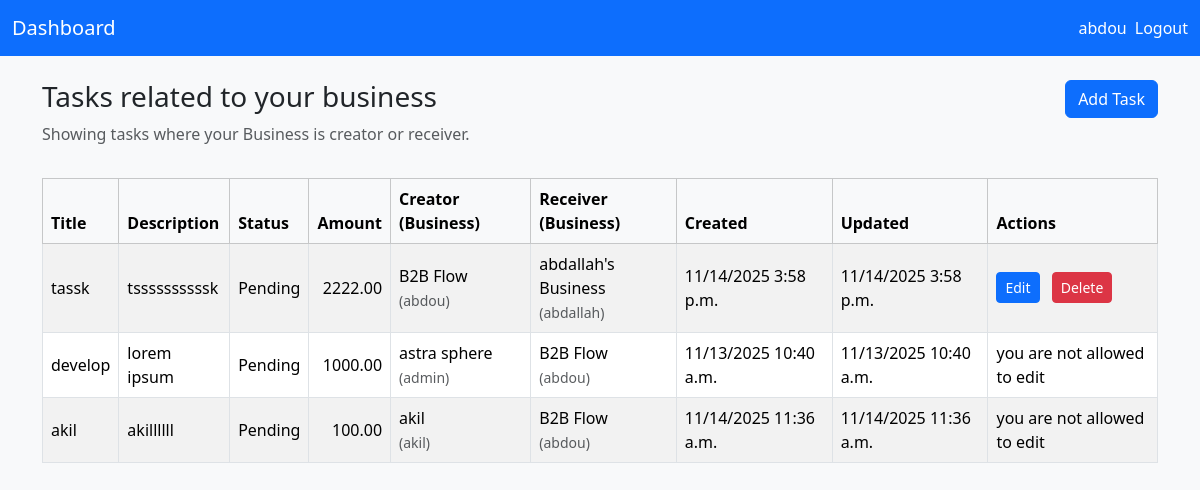
The page /tasks/dashboard/ (signed in) on the database its author committed.
### tasks/models.py (models this page shows, shortened)
class Task(models.Model):
    title = models.CharField(max_length=200)
    description = models.TextField()
    amount = models.DecimalField(max_digits=10, decimal_places=2)
    STATUS_CHOICES = [
        ('pending', 'Pending'),
        ('in_progress', 'In Progress'),
        ('completed', 'Completed'),
        ('paid', 'Paid'),
    ]
    status = models.CharField(max_length=20, choices=STATUS_CHOICES, default='pending')
    created_at = models.DateTimeField(auto_now_add=True)
    updated_at = models.DateTimeField(auto_now=True)
    creator = models.ForeignKey(Business, related_name= "tasks_creator", on_delete=models.CASCADE)
    receiver = models.ForeignKey(Business, related_name='tasks_received', on_delete=models.CASCADE)

class Business(models.Model):
    user = models.OneToOneField(User, on_delete=models.CASCADE)
    name = models.CharField(max_length=255)

### tasks/views.py (the view)
# urls.py: path('dashboard/', views.dashboard, name='dashboard'),
@login_required
def dashboard(request):
    business = request.user.business
    tasks = Task.objects.filter(creator=business) | Task.objects.filter(receiver=business)
    return render(request, 'dashboard.html', {'tasks': tasks})

### tasks/templates/dashboard.html (shortened to what this page needs)
<!DOCTYPE html>
<html lang="en">
<head>
    <link rel="stylesheet" href="https://cdn.jsdelivr.net/npm/bootstrap@5.3.2/dist/css/bootstrap.min.css">
</head>
<body class="bg-light">
    <nav class="navbar navbar-expand-lg navbar-dark bg-primary mb-4">
        <div class="container-fluid">
        <a class="navbar-brand" href="#">Dashboard</a>
        <div class="collapse navbar-collapse">
            <ul class="navbar-nav ms-auto">
            {% if request.user.is_authenticated %}
                <li class="nav-item"><a class="nav-link text-white" href="#">{{ request.user.username }}</a></li>
                <li class="nav-item d-flex align-items-center">
                    <form action="{% url 'logout' %}" method="post" style="display:inline">
                    <button type="submit" class="btn btn-link nav-link text-white" style="padding: 0; border: none; background: none;">Logout</button>
                    </form>
                </li>
            {% else %}
                <li class="nav-item"><a class="nav-link text-white" href="{% url 'login' %}">Login</a></li>
                <li class="nav-item"><a class="nav-link text-white" href="{% url 'signup' %}">Sign Up</a></li>
            {% endif %}
            </ul>
        </div>
        </div>
    </nav>
    <div class="container">
        <div class="row mb-3">
            <div class="col">
                <h1 class="h3">Tasks related to your business</h1>
                <p class="text-muted">Showing tasks where your Business is creator or receiver.</p>
            </div>
            <div class="col text-end">
                <a class="btn btn-primary" href="{% url 'add_task' %}">Add Task</a>
            </div>
        </div>
        <div class="row">
        <div class="col-12">
            {% if tasks.exists %}
            <div class="table-responsive">
                <table class="table table-striped table-bordered align-middle">
                <thead class="table-light">
                    <tr>
                    <th>Title</th>
                    <th>Description</th>
                    <th>Status</th>
                    <th class="text-end">Amount</th>
                    <th>Creator (Business)</th>
                    <th>Receiver (Business)</th>
                    <th>Created</th>
                    <th>Updated</th>
                    <th>Actions</th>
                    </tr>
                </thead>
                <tbody>
                    {% for t in tasks %}
                    <tr>
                        <td>{{ t.title }}</td>
                        <td>{{ t.description }}</td>
                        <td>{{ t.get_status_display }}</td>
                        <td class="text-end">{{ t.amount }}</td>
                        <td>{{ t.creator.name }}<br/><small class="text-muted">({{ t.creator.user.username }})</small></td>
                        <td>{{ t.receiver.name }}<br/><small class="text-muted">({{ t.receiver.user.username }})</small></td>
                        <td>{{ t.created_at|date:"SHORT_DATETIME_FORMAT" }}</td>
                        <td>{{ t.updated_at|date:"SHORT_DATETIME_FORMAT" }}</td>
                        {% if request.user.business.id == t.creator.id %}
                        <td>
                            <a class="btn btn-sm btn-primary me-2" href="{% url 'edit' t.id %}">Edit</a>
                                <a class="btn btn-sm btn-danger" href="{% url 'delete' t.id %}">Delete</a>
                        </td>
                        {% else %}
                        <td>you are not allowed to edit</td>
                        {% endif %}
                    </tr>
                    {% endfor %}
                </tbody>
                </table>
            </div>
            {% else %}
            <div class="alert alert-info">No tasks found.</div>
            {% endif %}
        </div>
        </div>
    </div>
</body>
</html>

### rows shown on the page
Task: title "tassk", description "tssssssssssk", status "Pending", amount "2222.00", creator.name "B2B Flow", creator.user.username "abdou", receiver.name "abdallah's Business", receiver.user.username "abdallah", created_at "11/14/2025 3:58 p.m.", updated_at "11/14/2025 3:58 p.m.", shows "Edit"
Task: title "develop", description "lorem ipsum", status "Pending", amount "1000.00", creator.name "astra sphere", creator.user.username "admin", receiver.name "B2B Flow", receiver.user.username "abdou", created_at "11/13/2025 10:40 a.m.", updated_at "11/13/2025 10:40 a.m.", shows "you are not allowed to edit"
Task: title "akil", description "akillllll", status "Pending", amount "100.00", creator.name "akil", creator.user.username "akil", receiver.name "B2B Flow", receiver.user.username "abdou", created_at "11/14/2025 11:36 a.m.", updated_at "11/14/2025 11:36 a.m.", shows "you are not allowed to edit"

### other values the page prints
{{ request.user.username }} "abdou"
